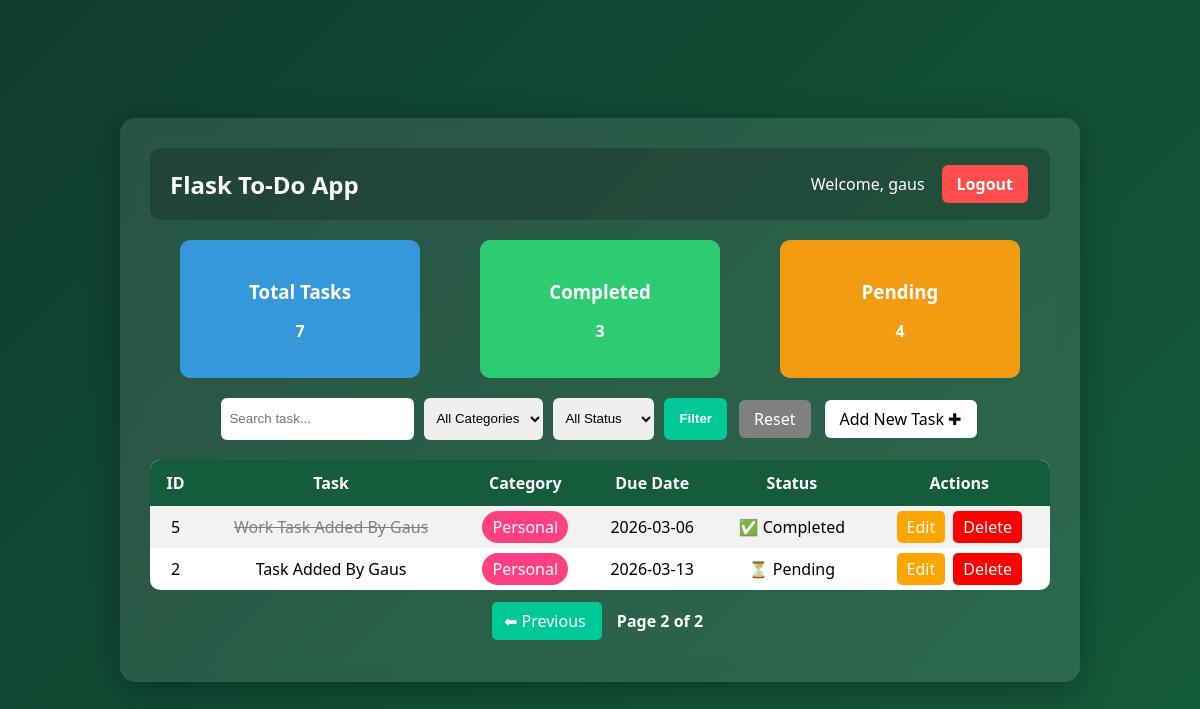
The app's page /?page=2 (signed in) with its own data.
### app.py (models this page shows)
class User(db.Model, UserMixin):
    id = db.Column(db.Integer, primary_key=True)
    username = db.Column(db.String(100), unique=True, nullable=False)
    password = db.Column(db.String(200), nullable=False)
    tasks = db.relationship('Todo', backref='owner', lazy=True)

class Todo(db.Model):
    id = db.Column(db.Integer, primary_key=True)
    title = db.Column(db.String(200), nullable=False)
    category = db.Column(db.String(50), nullable=False)  # Work / Personal
    due_date = db.Column(db.Date, nullable=False)
    completed = db.Column(db.Boolean, default=False)
    user_id = db.Column(db.Integer, db.ForeignKey('user.id'), nullable=False)

### app.py (the view)
@app.route('/')
@login_required
def index():
    page = request.args.get('page', 1, type=int)
    category = request.args.get('category')
    status = request.args.get('status')
    search = request.args.get('search')
    query = Todo.query.filter_by(user_id=current_user.id)
    if category and category != "All":
        query = query.filter(Todo.category == category)
    if status == "Completed":
        query = query.filter(Todo.completed == True)
    elif status == "Pending":
        query = query.filter(Todo.completed == False)
    if search:
        query = query.filter(Todo.title.ilike(f"%{search}%"))
    pagination = query.order_by(Todo.id.desc()).paginate(
        page=page,
        per_page=5
    )
    tasks = pagination.items
    total_tasks = Todo.query.filter_by(user_id=current_user.id).count()
    completed_tasks = Todo.query.filter_by(user_id=current_user.id, completed=True).count()
    pending_tasks = Todo.query.filter_by(user_id=current_user.id, completed=False).count()
    today = date.today()
    overdue_count = 0
    for task in tasks:
        if task.due_date and task.due_date < today and task.completed != "Completed":
            overdue_count += 1
    return render_template(
        'index.html',
        tasks=tasks,
        pagination=pagination,
        total_tasks=total_tasks,
        completed_tasks=completed_tasks,
        pending_tasks=pending_tasks,
        overdue_count=overdue_count
    )

### app.py (called while the page is built)
@login_manager.user_loader
def load_user(user_id):
    return User.query.get(int(user_id))

### templates/index.html (shortened to what this page needs)
{% extends 'base.html' %}
{% block content %}
<div class="dashboard">
    <div class="card total">
        <h3>Total Tasks</h3>
        <p>{{ total_tasks }}</p>
    </div>
    <div class="card completed">
        <h3>Completed</h3>
        <p>{{ completed_tasks }}</p>
    </div>
    <div class="card pending">
        <h3>Pending</h3>
        <p>{{ pending_tasks }}</p>
    </div>
</div>
<form method="GET" class="filter-form">
    <input type="text" name="search" placeholder="Search task..."
           value="{{ request.args.get('search', '') }}">
    <select name="category">
        <option value="All">All Categories</option>
    </select>
    <select name="status">
        <option value="">All Status</option>
    </select>
    <button type="submit">Filter</button>
    <a href="{{ url_for('index') }}" class="reset-btn">Reset</a>
    <a href="{{ url_for('add_task') }}" class="add-btn">Add New Task ✚</a>
</form>
<table>
    <tr>
        <th>ID</th>
        <th>Task</th>
        <th>Category</th>
        <th>Due Date</th>
        <th>Status</th>
        <th>Actions</th>
    </tr>
    {% for task in tasks %}
    <tr>
    <td>{{ task.id }}</td>
    <td class="{% if task.completed %}completed-task{% endif %}">
        {{ task.title }}
    </td>
    <td>
        {% if task.category == "Work" %}
            <span class="work">Work</span>
        {% else %}
            <span class="personal">Personal</span>
        {% endif %}
    </td>
    <td>{{ task.due_date }}</td>
    <td>
        {% if task.completed %}
            ✅ Completed
        {% else %}
            ⏳ Pending
        {% endif %}
    </td>
    <td>
        <a href="/edit/{{ task.id }}">Edit</a>
        <a href="/delete/{{ task.id }}">Delete</a>
    </td>
</tr>
    {% endfor %}
</table>
<div class="pagination">
    {% if pagination.has_prev %}
        <a href="{{ url_for('index', page=pagination.prev_num) }}">
            ⬅ Previous
        </a>
    {% endif %}
    <span>
        Page {{ pagination.page }} of {{ pagination.pages }}
    </span>
</div>
{% endblock %}

### templates/base.html (shortened to what this page needs)
<!DOCTYPE html>
<html>
<head>
    <link rel="stylesheet" href="{{ url_for('static', filename='style.css') }}">
</head>
<body>
    <div class="container">
        <div class="navbar">
    <h1 class="logo">Flask To-Do App</h1>
    {% if current_user.is_authenticated %}
        <div class="user-section">
            <span class="welcome">Welcome, {{ current_user.username }}</span>
            <a href="{{ url_for('logout') }}" class="logout-btn">Logout</a>
        </div>
    {% endif %}
</div>
        {% block content %}{% endblock %}
    </div>
</body>
</html>

### static/style.css (style rules this page uses)
body { margin: 0; font-family: 'Segoe UI', sans-serif; background: linear-gradient(135deg, #0f3d2e, #145c3b); display: flex; justify-content: center; align-items: center; min-height: 100vh; }
.container { width: 80%; max-width: 900px; background: rgba(255, 255, 255, 0.1); backdrop-filter: blur(10px); padding: 30px; border-radius: 15px; color: white; box-shadow: 0 8px 32px rgba(0,0,0,0.3); }
h1 { text-align: center; margin-bottom: 20px; }
form { display: flex; gap: 10px; flex-wrap: wrap; justify-content: center; margin-bottom: 20px; }
input, select { padding: 10px; border-radius: 8px; border: none; outline: none; }
button { padding: 10px 15px; border-radius: 8px; border: none; cursor: pointer; font-weight: bold; transition: 0.3s ease; }
button[type="submit"] { background-color: #00c896; color: white; }
table { width: 100%; border-collapse: collapse; background: white; color: black; border-radius: 10px; overflow: hidden; }
th { background: #145c3b; color: white; padding: 12px; }
td { padding: 10px; text-align: center; }
tr:nth-child(even) { background: #f2f2f2; }
.personal { background-color: #ff4081; color: white; padding: 5px 10px; border-radius: 20px; }
.completed-task { text-decoration: line-through; color: gray; }
a { text-decoration: none; padding: 5px 10px; border-radius: 5px; margin: 2px; }
a[href*="edit"] { background: orange; color: white; }
a[href*="delete"] { background: red; color: white; }
.navbar { display: flex; justify-content: space-between; align-items: center; padding: 15px 20px; background: rgba(0, 0, 0, 0.2); border-radius: 10px; margin-bottom: 20px; }
.logo { margin: 0; font-size: 24px; }
.user-section { display: flex; align-items: center; gap: 15px; }
.welcome { font-weight: 500; }
.logout-btn { padding: 8px 15px; background: #ff4d4d; color: white; text-decoration: none; border-radius: 6px; font-weight: bold; transition: 0.3s ease; }
.filter-form { display: flex; gap: 10px; flex-wrap: wrap; margin-bottom: 20px; justify-content: center; }
.filter-form input, .filter-form select { padding: 8px; border-radius: 6px; border: none; }
.filter-form button { background: #00c896; color: white; border: none; padding: 8px 15px; border-radius: 6px; cursor: pointer; }
.reset-btn { background: gray; color: white; padding: 8px 15px; border-radius: 6px; text-decoration: none; }
.dashboard { display: flex; justify-content: space-around; margin: 20px 0; flex-wrap: wrap; }
.card { width: 200px; padding: 20px; border-radius: 10px; text-align: center; color: white; font-weight: bold; }
.card h3 { margin-bottom: 10px; }
.total { background: #3498db; }
.completed { background: #2ecc71; }
.pending { background: #f39c12; }
.pagination { margin: 20px 0; text-align: center; }
.pagination a { padding: 8px 12px; background: #00c896; color: white; text-decoration: none; border-radius: 5px; margin: 0 5px; }
.pagination span { margin: 0 10px; font-weight: bold; }
.add-btn { background:white; padding:8px 15px; border-radius:6px; text-decoration:none; font-weight:400; color:black; }

### records on screen
User: username "gaus"
Todo: id "5", title "Work Task Added By Gaus", category "Personal", due_date "2026-03-06", completed "✅ Completed"
Todo: id "2", title "Task Added By Gaus", category "Personal", due_date "2026-03-13", completed "⏳ Pending"

### other values on screen
{{ total_tasks }} "7"
{{ completed_tasks }} "3"
{{ pending_tasks }} "4"
{{ pagination.page }} "2"
{{ pagination.pages }} "2"
